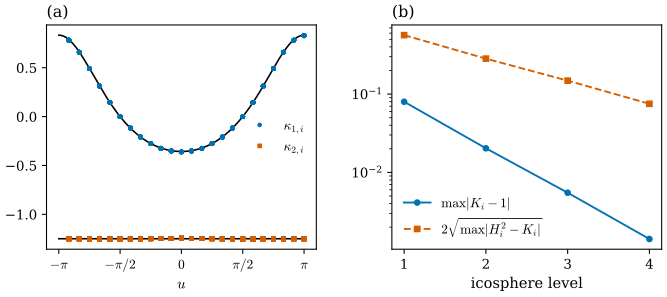

This chart was generated by the following Python code:
"""Figure 41.3.1: discrete principal curvatures kappa_{1,2} = H_i +- sqrt(H_i^2 - K_i) (Definition 41.3.3).

(a) torus_mesh(2, 0.8, 24, 48) (faces outward): K_i = delta_i / A_i, H_i = <(L x)_i, N_i> / (2 A_i) (dgdec.mean_curvature,
    mixed area, area-weighted N_i), plotted against u for every vertex; the curves are the exact kappa_1 = -cos u / (R + r
    cos u) and kappa_2 = -1/r of T_{2,0.8} with the outward normal.
(b) unit icosphere(level), level 1-4: every vertex has H_i^2 < K_i (umbilic sphere: H^2 - K = 0). Plotted against the
    level: max |K_i - 1| and the would-be split 2 sqrt(max |H_i^2 - K_i|) that the square root would produce without the
    clamp (log scale): the first falls by 1/4 per level, the second only by 1/2.
Also writes an interactive version: the torus colored by the discrete kappa_1.

Run: PYTHONPATH=tools python3 chapters/41-discrete-curvature-variational/figures/fig-41-3-1-principal-curvatures.py
"""
import sys
from pathlib import Path

import numpy as np

sys.path.insert(0, str(Path(__file__).resolve().parents[1] / "lib"))
import dgfig  # noqa: E402
dgfig.setup()
import matplotlib.pyplot as plt  # noqa: E402

import dgdec as dd  # noqa: E402
import dgmesh as dm  # noqa: E402
import ddg41  # noqa: E402

C = dgfig.COLORS
R, r = 2.0, 0.8
V, F = dm.torus_mesh(R, r, 24, 48)
A = dm.mass_voronoi(V, F)
K, H = dm.angle_defect(V, F) / A, dd.mean_curvature(V, F)
k1, k2, cl = ddg41.principal_curvatures(H, K)
u, Ke, He, e1, e2 = ddg41.torus_exact(V, R, r)
assert cl.sum() == 0 and np.abs(k1 - e1).max() < 0.007 and np.abs(k2 - e2).max() < 0.006
lev_err, lev_split = [], []
for lev in (1, 2, 3, 4):
    Vs, Fs = dm.icosphere(lev)
    Ks = dm.angle_defect(Vs, Fs) / dm.mass_voronoi(Vs, Fs)
    Hs = dd.mean_curvature(Vs, Fs)
    disc = Hs ** 2 - Ks
    assert np.all(disc < 0)
    lev_err.append(np.abs(Ks - 1).max())
    lev_split.append(2 * np.sqrt(np.abs(disc).max()))
assert 3.5 < lev_err[2] / lev_err[3] < 4.5 and 1.8 < lev_split[2] / lev_split[3] < 2.2

fig, axes = plt.subplots(1, 2, figsize=(7.2, 3.2))
ax = axes[0]
uu = np.linspace(-np.pi, np.pi, 400)
ax.plot(uu, -np.cos(uu) / (R + r * np.cos(uu)), color=C["main"], lw=1.2)
ax.plot(uu, np.full_like(uu, -1 / r), color=C["main"], lw=1.2)
ax.plot(u, k1, "o", color=C["tangent"], ms=2.5, label=r"$\kappa_{1,i}$")
ax.plot(u, k2, "s", color=C["normal"], ms=2.5, label=r"$\kappa_{2,i}$")
ax.set_xlabel(r"$u$")
ax.set_xticks([-np.pi, -np.pi / 2, 0, np.pi / 2, np.pi])
ax.set_xticklabels([r"$-\pi$", r"$-\pi/2$", r"$0$", r"$\pi/2$", r"$\pi$"])
ax.legend(fontsize=10, frameon=False, loc="center right")
ax.set_title("(a)", loc="left", fontsize=12)
ax = axes[1]
levels = [1, 2, 3, 4]
ax.semilogy(levels, lev_err, "o-", color=C["tangent"], lw=1.4, ms=4, label=r"$\max|K_i - 1|$")
ax.semilogy(levels, lev_split, "s--", color=C["normal"], lw=1.4, ms=4, label=r"$2\sqrt{\max|H_i^2 - K_i|}$")
ax.set_xticks(levels)
ax.set_xlabel("icosphere level")
ax.legend(fontsize=10, frameon=False, loc="lower left")
ax.set_title("(b)", loc="left", fontsize=12)
fig.subplots_adjust(left=0.09, right=0.98, bottom=0.17, top=0.9, wspace=0.28)
dgfig.save(fig, __file__)

tr = [dm.plotly_mesh(V, F, intensity=k1, colorscale="RdBu_r", cmin=-0.9, cmax=0.9, showscale=True,
                     name="discrete kappa_1", colorbar_title="kappa_1"), dm.plotly_edges(V, F, width=1)]
dm.plotly_save(tr, __file__, "torus_mesh(2, 0.8, 24, 48) colored by the discrete principal curvature kappa_1", "fig-41-3-1")
print("torus errors", np.abs(k1 - e1).max(), np.abs(k2 - e2).max(), "ico", np.round(lev_err, 5), np.round(lev_split, 4))
